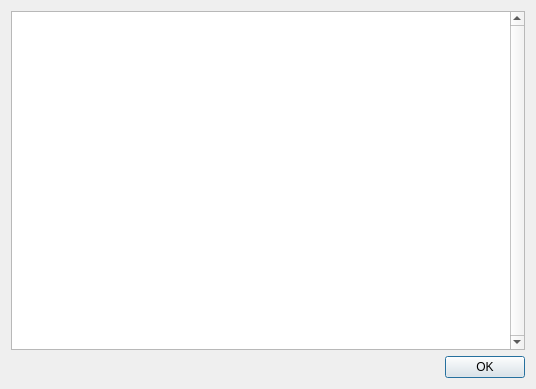
<?xml version="1.0" encoding="UTF-8"?>
<ui version="4.0">
 <class>Dialog</class>
 <widget class="QDialog" name="Dialog">
  <property name="geometry">
   <rect>
    <x>0</x>
    <y>0</y>
    <width>536</width>
    <height>389</height>
   </rect>
  </property>
  <property name="windowTitle">
   <string>Plugins</string>
  </property>
  <layout class="QVBoxLayout" name="verticalLayout">
   <item>
    <widget class="QTableView" name="tableView">
     <property name="verticalScrollBarPolicy">
      <enum>Qt::ScrollBarAlwaysOn</enum>
     </property>
     <property name="selectionBehavior">
      <enum>QAbstractItemView::SelectRows</enum>
     </property>
     <attribute name="horizontalHeaderShowSortIndicator" stdset="0">
      <bool>true</bool>
     </attribute>
     <attribute name="horizontalHeaderStretchLastSection">
      <bool>true</bool>
     </attribute>
     <attribute name="verticalHeaderVisible">
      <bool>false</bool>
     </attribute>
    </widget>
   </item>
   <item>
    <layout class="QHBoxLayout" name="horizontalLayout">
     <item>
      <spacer name="horizontalSpacer">
       <property name="orientation">
        <enum>Qt::Horizontal</enum>
       </property>
       <property name="sizeHint" stdset="0">
        <size>
         <width>40</width>
         <height>20</height>
        </size>
       </property>
      </spacer>
     </item>
     <item>
      <widget class="QPushButton" name="pushButton">
       <property name="text">
        <string>OK</string>
       </property>
      </widget>
     </item>
    </layout>
   </item>
  </layout>
 </widget>
 <resources/>
 <connections>
  <connection>
   <sender>pushButton</sender>
   <signal>clicked()</signal>
   <receiver>Dialog</receiver>
   <slot>accept()</slot>
   <hints>
    <hint type="sourcelabel">
     <x>491</x>
     <y>364</y>
    </hint>
    <hint type="destinationlabel">
     <x>359</x>
     <y>-16</y>
    </hint>
   </hints>
  </connection>
 </connections>
</ui>
